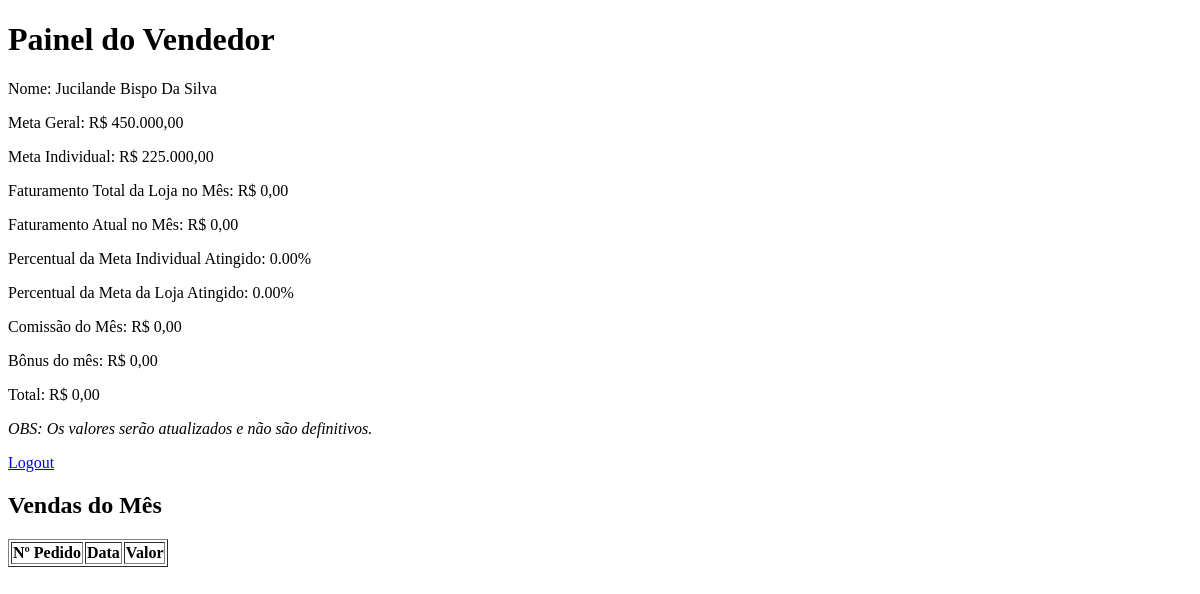
Page /dashboard (signed in) on the committed database.
### tables this page shows
CREATE TABLE Users (
        id INTEGER PRIMARY KEY AUTOINCREMENT,
        username TEXT NOT NULL,
        password TEXT NOT NULL,
        name TEXT NOT NULL,  -- Nome completo do usuário
        role TEXT NOT NULL  -- 'seller' ou 'master'
    , branch TEXT DEFAULT 'Loja', active INTEGER DEFAULT 1 NOT NULL);

CREATE TABLE GeneralGoals (
        id INTEGER PRIMARY KEY AUTOINCREMENT,
        goal REAL NOT NULL
    );

CREATE TABLE IndividualGoals (
        id INTEGER PRIMARY KEY AUTOINCREMENT,
        user_id INTEGER NOT NULL,
        goal REAL NOT NULL,
        FOREIGN KEY(user_id) REFERENCES Users(id)
    );

### modules/dashboards/__init__.py (the view, shortened to what this page needs)
@dashboards_bp.route('/dashboard', defaults={'seller_id': None})
@dashboards_bp.route('/dashboard/<int:seller_id>')
def dashboard(seller_id):
    if 'user_id' not in session:
        return redirect(url_for('users.login'))
    user_id = session['user_id']
    user_role = session['role']
    conn = get_db_connection()
    cursor = conn.cursor()
    if user_role == 'seller' or (user_role == 'master' and seller_id is None):
        seller_id = user_id
    cursor.execute('SELECT name, branch, active FROM Users WHERE id = ?', (seller_id,))
    user_info = cursor.fetchone()
    if not user_info or user_info['active'] == 0:
        flash('Usuário inativo ou não encontrado.', 'error')
        return redirect(url_for('users.login'))
    user_name = user_info['name']
    user_branch = user_info['branch']
    cursor.execute('''
        SELECT SUM(amount) AS total_seller_sales
        FROM Sales
        WHERE user_id = ?
        AND strftime('%m', date) = strftime('%m', 'now')
        AND strftime('%Y', date) = strftime('%Y', 'now')
    ''', (seller_id,))
    total_saleseller_s_row = cursor.fetchone()
    total_seller_sales = total_saleseller_s_row['total_seller_sales'] if total_saleseller_s_row and total_saleseller_s_row['total_seller_sales'] else 0
    cursor.execute('SELECT goal FROM IndividualGoals WHERE user_id = ?', (seller_id,))
    individual_goal_row = cursor.fetchone()
    individual_goal = individual_goal_row['goal'] if individual_goal_row else 0
    cursor.execute('''
        SELECT SUM(amount) AS total_branch_sales
        FROM Sales
        WHERE user_id IN (SELECT id FROM Users WHERE branch = ?)
        AND strftime('%m', date) = strftime('%m', 'now')
        AND strftime('%Y', date) = strftime('%Y', 'now')
    ''', (user_branch,))
    total_branch_sales_row = cursor.fetchone()
    total_branch_sales = total_branch_sales_row['total_branch_sales'] if total_branch_sales_row and total_branch_sales_row['total_branch_sales'] else 0
    cursor.execute('SELECT goal FROM GeneralGoals ORDER BY id DESC LIMIT 1')
    general_goal_row = cursor.fetchone()
    general_goal = float(general_goal_row['goal']) if general_goal_row else 0
    cursor.execute('''
        SELECT date, amount, order_number, id
        FROM Sales
        WHERE user_id = ?
        AND strftime('%m', date) = strftime('%m', 'now')
        AND strftime('%Y', date) = strftime('%Y', 'now')
        ORDER BY order_number DESC
    ''', (seller_id,))
    vendas = cursor.fetchall()
    individual_percentage = (total_seller_sales / individual_goal) * 100 if individual_goal else 0
    branch_percentage = (total_branch_sales / general_goal) * 100 if general_goal else 0
    if user_branch == 'Loja':
        commission_rate = 0.01
        bonus_rate = 0
        if total_seller_sales >= 225000:
            bonus_rate = 0.006
        elif total_seller_sales >= 170000:
            bonus_rate = 0.004
        elif total_seller_sales >= 130000:
            bonus_rate = 0.003
    elif user_branch == 'Oficina':
        bonus_rate = 0
        commission_rate = 0.005
        if total_branch_sales >= 500000:
            commission_rate = 0.01
    commission = total_seller_sales * commission_rate
    bonus = total_seller_sales * bonus_rate
    extra_total = commission + bonus
    if user_role == 'seller' or (user_role == 'master' and seller_id != user_id):
        conn.close()
        return render_template('seller_dashboard.html',
                               total_seller_sales=total_seller_sales,
                               total_branch_sales=total_branch_sales,
                               individual_percentage=individual_percentage,
                               branch_percentage=branch_percentage,
                               user_id=user_id,
                               user_name=user_name,
                               general_goal=general_goal,
                               vendas=vendas,
                               individual_goal=individual_goal,
                               commission=commission,
                               bonus=bonus,
                               extra_total=extra_total,
                               user_branch=user_branch,
                               user_role=user_role)

### modules/db.py (called while the page is built)
def get_db_connection():
    conn = sqlite3.connect('sales_tracking.db')
    conn.row_factory = sqlite3.Row
    return conn

### utils/text_utils.py (called while the page is built)
def format_currency(value):
    return f'R$ {value:,.2f}'.replace(',', 'X').replace('.', ',').replace('X', '.')

def format_percentage(value):
    return f'{value:,.2f}%'.replace(',', 'X').replace('X', '.')

### templates/seller_dashboard.html (shortened to what this page needs)
{% extends "base.html" %}
{% block content %}
<h1>Painel do Vendedor</h1>
<p>Nome: {{user_name}}</p>
<p>Meta Geral: {{ general_goal | float | currency }}</p>
<p>Meta Individual: {{ individual_goal | float | currency }}</p>
<p>Faturamento Total da {{ user_branch }} no Mês: {{ total_branch_sales | float | currency }}</p>
<p>Faturamento Atual no Mês: {{ total_seller_sales | float | currency }}</p>
<p>Percentual da Meta Individual Atingido: {{ individual_percentage | float | percentage}}</p>
<p>Percentual da Meta da {{user_branch}} Atingido: {{ branch_percentage | float | percentage}}</p>
<p>Comissão do Mês: {{ commission | float | currency }}</p>
{% if user_branch == 'Loja' %}
<p>Bônus do mês: {{ bonus | float | currency }}</p>
<p>Total: {{ extra_total | float | currency }}</p>
{% endif %}
<p><em>OBS: Os valores serão atualizados e não são definitivos.</em></p>
{% if user_role == 'master' %}
<a href="{{ url_for('dashboards.dashboard') }}">Voltar</a>
{% elif user_role == 'seller' %}
<a href="{{ url_for('users.logout') }}">Logout</a>
{% endif %}
<h2>Vendas do Mês</h2>
<table border="1">
    <tr>
        <th>Nº Pedido</th>
        <th>Data</th>
        <th>Valor</th>
    </tr>
</table>
{% endblock %}

### templates/base.html (shortened to what this page needs)
<!DOCTYPE html>
<html lang="pt-br">
<head>
</head>
<body>
    {% block content %}{% endblock %}
</body>
</html>

### rows in the picture
Users: name "Jucilande Bispo Da Silva", branch "Loja"
GeneralGoals: goal "R$ 450.000,00"
IndividualGoals: goal "R$ 225.000,00"

### other values in the picture
{{ total_branch_sales | float | currency }} "R$ 0,00"
{{ total_seller_sales | float | currency }} "R$ 0,00"
{{ individual_percentage | float | percentage }} "0.00%"
{{ branch_percentage | float | percentage }} "0.00%"
{{ commission | float | currency }} "R$ 0,00"
{{ bonus | float | currency }} "R$ 0,00"
{{ extra_total | float | currency }} "R$ 0,00"
